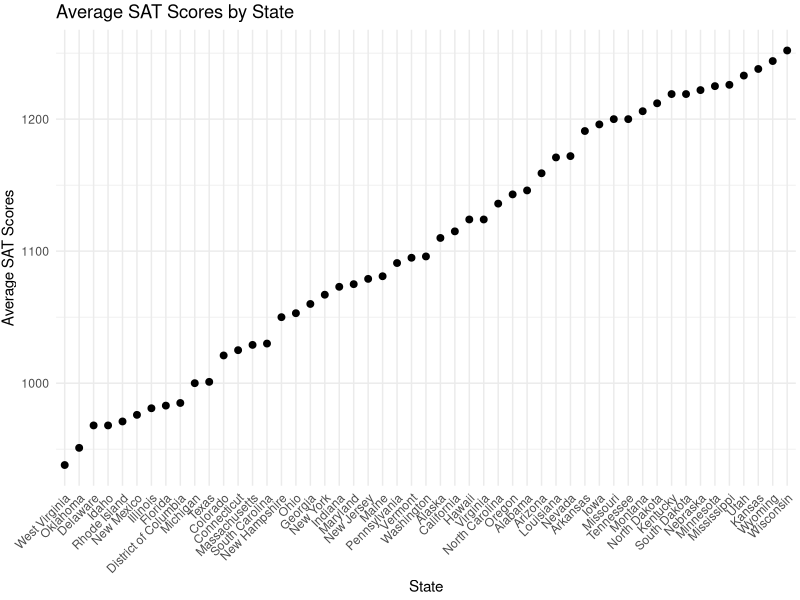
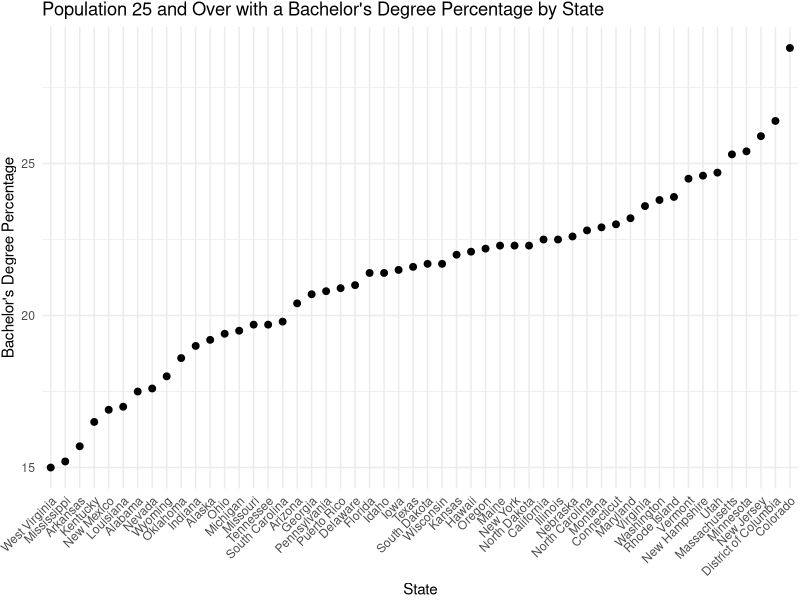
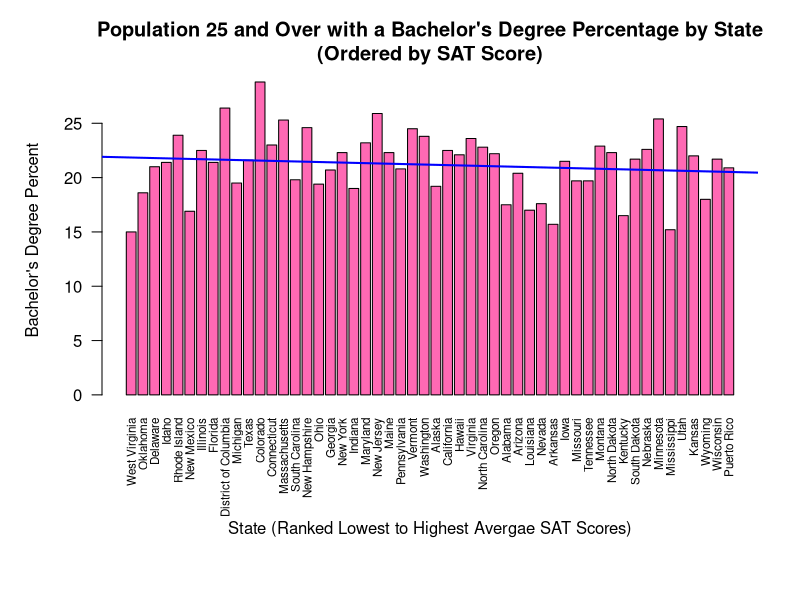

These figures' R source, in order:
## ---- chunk 1
setwd("/Users/charlottehodgson/Gov 50/gov50-final-project-Hodgson")
library(readr)
library(tidyverse)

sat_data <- read_csv("SAT_SCORES.csv")
degree_percent <- read_csv("DEGREE_PERCENTAGE.csv")
drop_na(degree_percent)
## ---- chunk 2
library(ggplot2)

ggplot(sat_data, aes(x = reorder(state, satScoresAvgTotal), y = satScoresAvgTotal)) +
  geom_point(shape = 19, size = 2) + 
  labs(title = "Average SAT Scores by State", x = "State", y = "Average SAT Scores") + 
  theme_minimal() +
  theme(axis.text.x = element_text(angle = 45, hjust = 1)) +
  theme(plot.margin = margin(3, 3, 3, 1))
## ---- chunk 3
load
## ---- chunk 4
library(ggplot2)

ggplot(degree_percent, aes(x = reorder(State, DegreePercent), y = DegreePercent)) +
  geom_point(shape = 19, size = 2) + 
  labs(title = "Population 25 and Over with a Bachelor's Degree Percentage by State", x = "State", y = "Bachelor's Degree Percentage") + 
  theme_minimal() +
  theme(axis.text.x = element_text(angle = 45, hjust = 1)) +
  theme(plot.margin = margin(1, 1, 1, 1))
## ---- chunk 5
merged_data <- merge(sat_data, degree_percent, by.x = "state", by.y = "State", all = TRUE)

merged_data <- merged_data[order(merged_data$satScoresAvgTotal), ]

merged_data$state <- factor(merged_data$state, levels = merged_data$state)

par(mar = c(10, 5, 4, 2) + 0.1)

barplot(merged_data$DegreePercent, names.arg = merged_data$state,
        col = "hotpink", main = "Population 25 and Over with a Bachelor's Degree Percentage by State\n(Ordered by SAT Score)",
        xlab = "", ylab = "Bachelor's Degree Percent", las = 2, cex.names = 0.7) 

mtext("State (Ranked Lowest to Highest Avergae SAT Scores)", side = 1, line = 6)

fit <- lm(DegreePercent ~ as.numeric(state), data = merged_data)

abline(fit, col = "blue", lwd = 2)

